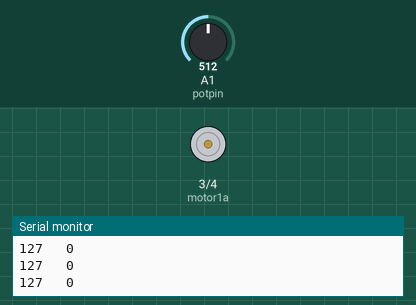
This sketch was run on a simulated Arduino Uno, built with avr-gcc and run on an emulated ATmega328P. On the bench: motor-driver pin pairs drawn as motors (green arrow = first pin HIGH = forward, orange = second pin HIGH = backward, longer = more drive, scaled by the enable pin), the last lines printed to the serial monitor. The test bench sets the inputs (shaded band); at power-on: A1 (potpin) = 512.

Above: at 1.2 s.
1.3 s: A1 (potpin) set to 558
At 2.3 s:
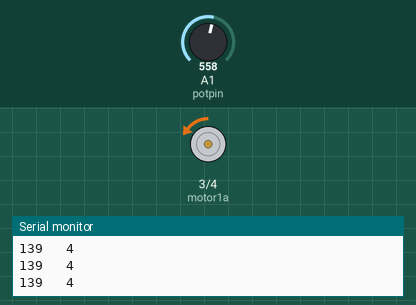
2.8 s: A1 (potpin) set to 587
At 3.4 s:
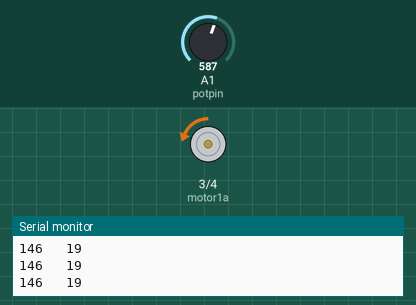
5.8 s: A1 (potpin) set to 511
At 6.7 s:
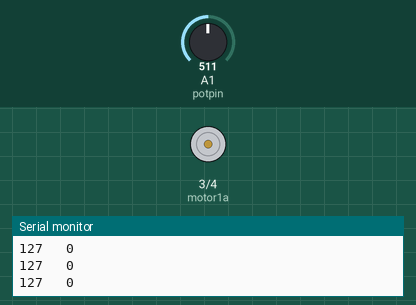
7.3 s: A1 (potpin) set to 479
8.8 s: A1 (potpin) set to 452
At 9.2 s:
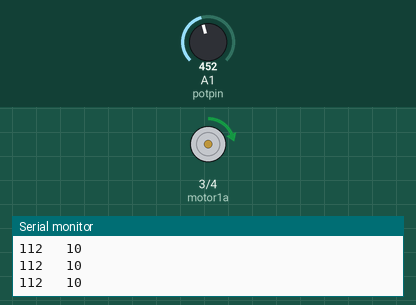
10.3 s: A1 (potpin) set to 306
At 11.4 s:
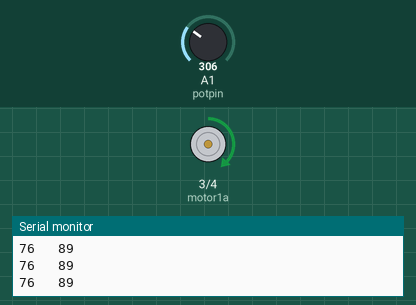
Timing chart, 0 to 12.8 s (numbered marks = the images above; inputs shaded):
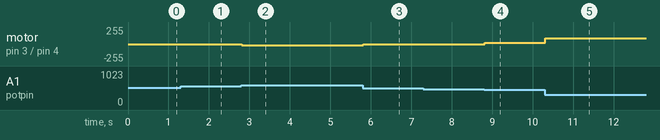

Measured:
- after the input at 1.3 s, motor on pin 3 (motor1a) / pin 4 (motor1b): stopped → backward 4/255 at once
- after the input at 2.8 s, motor on pin 3 (motor1a) / pin 4 (motor1b): backward 4/255 → backward 19/255 at once
- after the input at 5.8 s, motor on pin 3 (motor1a) / pin 4 (motor1b): backward 19/255 → stopped at once
- after the input at 8.8 s, motor on pin 3 (motor1a) / pin 4 (motor1b): stopped → forward 19/255 at once
- after the input at 10.3 s, motor on pin 3 (motor1a) / pin 4 (motor1b): forward 19/255 → forward 89/255 at once

The sketch:

pot_l298n.ino
```cpp
#define motor1a 3    //Associa "motor1a" ao pino D3 no Arduino
#define motor1b 4    //Associa "motor1b" ao pino D4 no Arduino
#define en1 5        //Associa "en1" ao pino D7 no Arduino

int j1pot_valor, potvalor = 0;   //Cria as variáveis que serão os valores recebidos pelo outro Arduino.
int velocidademotor1, velocidademotor2 = 0;
int potpin = A1;

void setup()
{
  pinMode(en1, OUTPUT);    //Determina os pinos como saída.
  pinMode(motor1a, OUTPUT);
  pinMode(motor1b, OUTPUT);
  Serial.begin(9600);
}

void loop()
{
  potvalor = analogRead(potpin);
  potvalor = map(potvalor,0, 1023, 0 ,255);

  if (potvalor < 117) {

    // Faz o motor 1 rodar para "trás"
    digitalWrite(motor1a, HIGH);
    digitalWrite(motor1b, LOW);

    //Aumenta a velocidade do motor
    velocidademotor1 = map(potvalor, 117, 0, 0, 255);
  }
  else if (potvalor > 137) {

    // Faz o motor 1 rodar para "frente"
    digitalWrite(motor1a, LOW);
    digitalWrite(motor1b, HIGH);

    // Aumenta a velocidade do motor
    velocidademotor1 = map(potvalor, 137, 255, 0, 255);
  }
    //Faz com que os motores fiquem parados caso o joystick esteje centrado
    else {
    velocidademotor1 = 0;
  }

    //Para testes
    Serial.print(potvalor);
    Serial.print("   ");
    Serial.println(velocidademotor1);

  analogWrite(en1, velocidademotor1); // Envia um sinal PWM para o motor1

}
```
